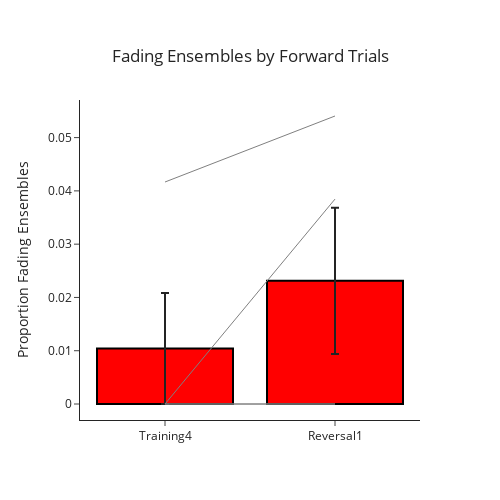

Source (notebook cell):
### Code cell
## Get proportion decreasing values
prop_decreasing_T4 = []
prop_decreasing_R1 = []
mouse_name = []
for key in mouse_trends:
    prop_decreasing_T4.append(mouse_trends[key]['Training4']['prop_decreasing'])
    prop_decreasing_R1.append(mouse_trends[key]['Reversal1']['prop_decreasing'])
    mouse_name.append(key)
prop_df = pd.DataFrame({'Mouse': mouse_name, 'Training4': prop_decreasing_T4, 'Reversal1': prop_decreasing_R1})
## Plot prop_df
x = ['Training4', 'Reversal1']
avgs = [prop_df.Training4.mean(), prop_df.Reversal1.mean()]
sem = [prop_df.Training4.sem(), prop_df.Reversal1.sem()]
fig = go.Figure(data = go.Bar(x = x, y = avgs, error_y = dict(type = 'data', array = sem), showlegend = False))
for row in prop_df.index:
    data = prop_df.loc[row]
    fig.add_trace(go.Scatter(x = x, y = [data.Training4, data.Reversal1], mode = 'lines', line_color = 'grey', showlegend = False,
                             line = dict(width = 1), name = prop_df.loc[row, 'Mouse']))
fig.update_layout(template = 'simple_white', width = 500, height = 500)
fig.update_layout(
    title={
        'text': 'Fading Ensembles by Forward Trials',
        'y':0.9,
        'x':0.5,
        'xanchor': 'center',
        'yanchor': 'top'})
fig.update_yaxes(title = 'Proportion Fading Ensembles')
fig.update_traces(marker_color = 'red', marker_line_color = 'black', marker_line_width = 2)
fig.show()
fig.write_image(pjoin(figure_path, 'proportion_fading_trials.png'))

### Figure 1 — Plotly figure (JSON) as saved in the notebook; plotly's stock layout.template omitted (floating-point values rounded to 4 significant figures)
{"data": [{"error_y": {"array": [0.01042, 0.01373], "type": "data"}, "marker": {"color": "red", "line": {"color": "black", "width": 2}}, "showlegend": false, "type": "bar", "x": ["Training4", "Reversal1"], "y": [0.01042, 0.02313]}, {"line": {"color": "grey", "width": 1}, "marker": {"color": "red", "line": {"color": "black", "width": 2}}, "mode": "lines", "name": "mc03", "showlegend": false, "type": "scatter", "x": ["Training4", "Reversal1"], "y": [0, 0]}, {"line": {"color": "grey", "width": 1}, "marker": {"color": "red", "line": {"color": "black", "width": 2}}, "mode": "lines", "name": "mc06", "showlegend": false, "type": "scatter", "x": ["Training4", "Reversal1"], "y": [0, 0.03846]}, {"line": {"color": "grey", "width": 1}, "marker": {"color": "red", "line": {"color": "black", "width": 2}}, "mode": "lines", "name": "mc07", "showlegend": false, "type": "scatter", "x": ["Training4", "Reversal1"], "y": [0, 0]}, {"line": {"color": "grey", "width": 1}, "marker": {"color": "red", "line": {"color": "black", "width": 2}}, "mode": "lines", "name": "mc09", "showlegend": false, "type": "scatter", "x": ["Training4", "Reversal1"], "y": [0.04167, 0.05405]}], "layout": {"height": 500, "title": {"text": "Fading Ensembles by Forward Trials", "x": 0.5, "xanchor": "center", "y": 0.9, "yanchor": "top"}, "width": 500, "yaxis": {"title": {"text": "Proportion Fading Ensembles"}}}}
